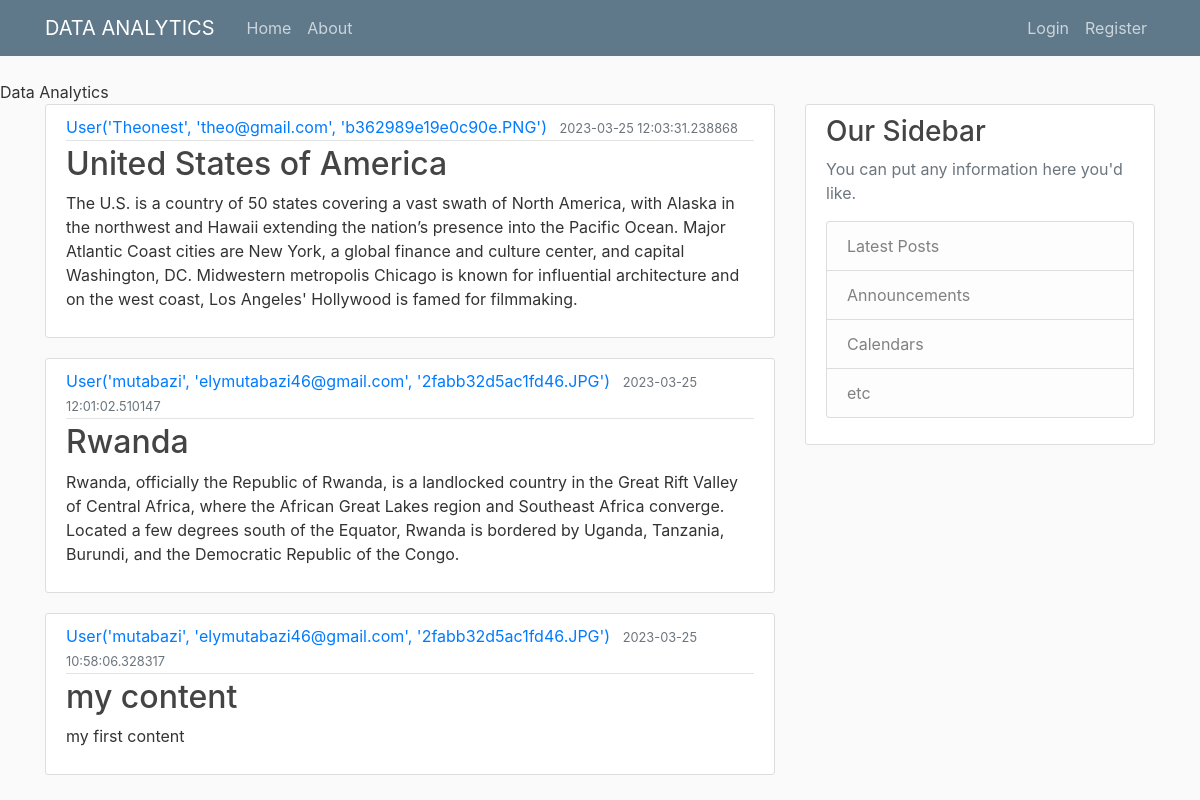
Page /home on the earlier database version.
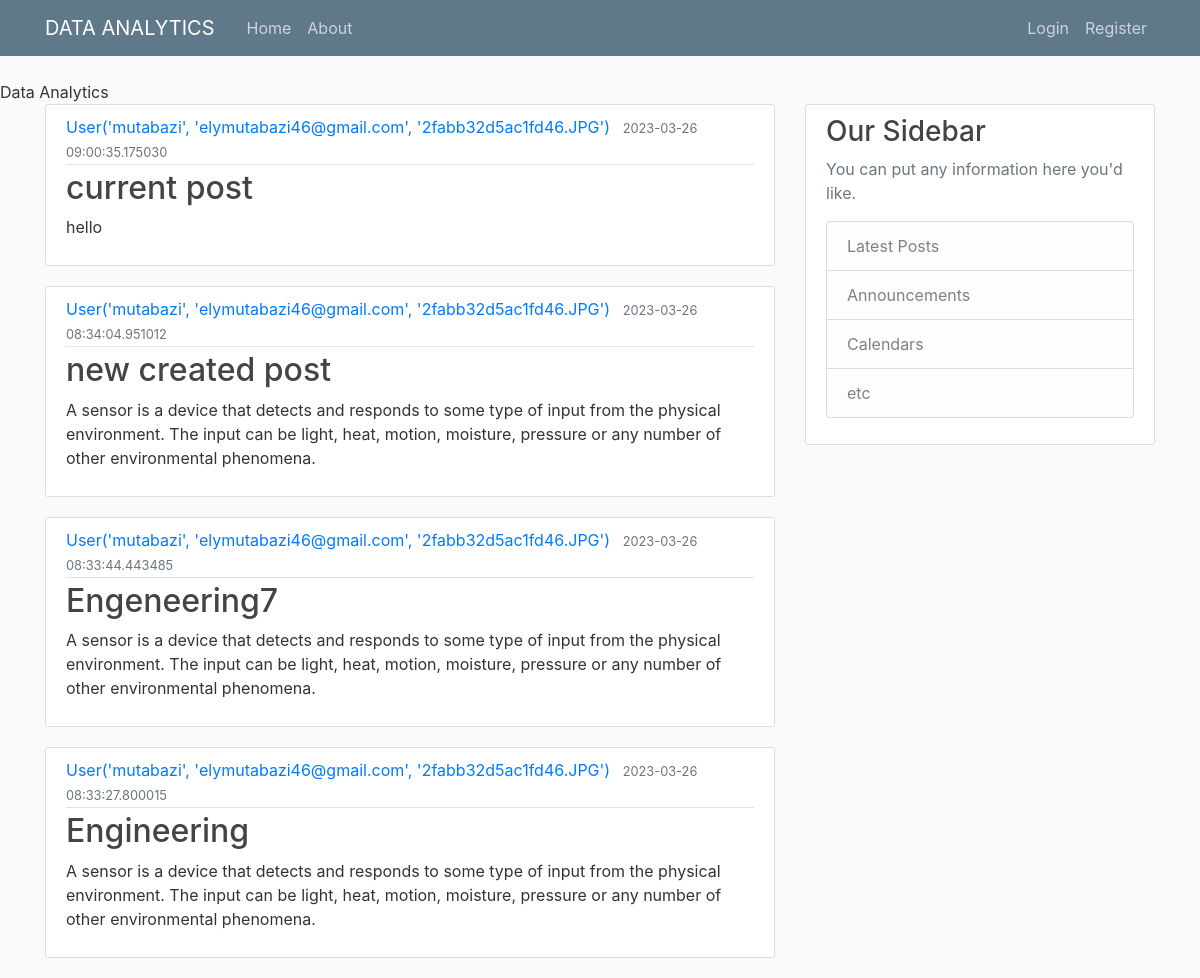
Same page on the later database version.
### app/models.py (models this page shows, shortened)
class Post(db.Model):
    id= db.Column(db.Integer, primary_key= True)
    title= db.Column(db.String(100),nullable= False)
    date_posted= db.Column(db.DateTime, nullable= False, default=datetime.utcnow)
    content= db.Column(db.Text, nullable= False)
    user_id= db.Column(db.Integer, db.ForeignKey('user.id'), nullable= False)

class User(db.Model, UserMixin):
    id= db.Column(db.Integer, primary_key= True)
    username= db.Column(db.String(20), unique= True, nullable= False)
    email= db.Column(db.String(120), unique= True, nullable= False)
    image_file= db.Column(db.String(20), nullable= False, default= 'default.jpg')
    password= db.Column(db.String(60), nullable= False)
    posts= db.relationship('Post', backref='author', lazy= True)
    def __repr__(self):
        return f"User('{self.username}', '{self.email}', '{self.image_file}')"

### app/main/routes.py (the view)
@main.route("/")
@main.route("/home")
def home():
    page= request.args.get('page',1, type=int)
    posts= Post.query.order_by(Post.date_posted.desc()).paginate(page= page, per_page=4)
    return render_template('home.html', posts= posts)

### app/templates/home.html
{% extends "layout.html" %}
{% block content %}
    {% for post in posts %}
    <article class="media content-section">
        <div class="media-body">
          <div class="article-metadata">
            <a class="mr-2" href="#">{{ post.author }}</a>
            <small class="text-muted">{{ post.date_posted }}</small>
          </div>
          <h2><a class="article-title" href="#">{{ post.title }}</a></h2>
          <p class="article-content">{{ post.content }}</p>
        </div>
      </article>
    {% endfor %}
{% endblock content%}

Differences in the rows shown:
no longer on this page (row unchanged): Post: author "User('Theonest', 'theo@gmail.com', 'b362989e19e0c90e.PNG')", date_posted "2023-03-25 12:03:31.238868", title "United States of America", content "The U.S. is a country of 50 states covering a vast swath of North America, with Alaska in the northwest and Hawaii extending the nation’s presence into the Pacific Ocean. Major Atlantic Coast cities are New York, a global finance and culture center, and capital Washington, DC. Midwestern metropolis Chicago is known for influential architecture and on the west coast, Los Angeles' Hollywood is famed for filmmaking."
no longer on this page (row unchanged): Post: author "User('mutabazi', 'elymutabazi46@gmail.com', '2fabb32d5ac1fd46.JPG')", date_posted "2023-03-25 12:01:02.510147", title "Rwanda", content "Rwanda, officially the Republic of Rwanda, is a landlocked country in the Great Rift Valley of Central Africa, where the African Great Lakes region and Southeast Africa converge. Located a few degrees south of the Equator, Rwanda is bordered by Uganda, Tanzania, Burundi, and the Democratic Republic of the Congo."
no longer on this page (row edited): Post: author "User('mutabazi', 'elymutabazi46@gmail.com', '2fabb32d5ac1fd46.JPG')", date_posted "2023-03-25 10:58:06.328317", title "my content", content "my first content"
added Post: author "User('mutabazi', 'elymutabazi46@gmail.com', '2fabb32d5ac1fd46.JPG')", date_posted "2023-03-26 09:00:35.175030", title "current post", content "hello"
added Post: author "User('mutabazi', 'elymutabazi46@gmail.com', '2fabb32d5ac1fd46.JPG')", date_posted "2023-03-26 08:34:04.951012", title "new created post", content "A sensor is a device that detects and responds to some type of input from the physical environment. The input can be light, heat, motion, moisture, pressure or any number of other environmental phenomena."
added Post: author "User('mutabazi', 'elymutabazi46@gmail.com', '2fabb32d5ac1fd46.JPG')", date_posted "2023-03-26 08:33:44.443485", title "Engeneering7", content "A sensor is a device that detects and responds to some type of input from the physical environment. The input can be light, heat, motion, moisture, pressure or any number of other environmental phenomena."
added Post: author "User('mutabazi', 'elymutabazi46@gmail.com', '2fabb32d5ac1fd46.JPG')", date_posted "2023-03-26 08:33:27.800015", title "Engineering", content "A sensor is a device that detects and responds to some type of input from the physical environment. The input can be light, heat, motion, moisture, pressure or any number of other environmental phenomena."
